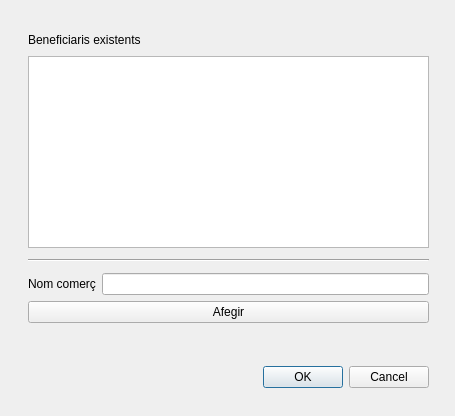
<?xml version="1.0" encoding="UTF-8"?>
<ui version="4.0">
 <class>dialog_beneficiaris</class>
 <widget class="QDialog" name="dialog_beneficiaris">
  <property name="geometry">
   <rect>
    <x>0</x>
    <y>0</y>
    <width>455</width>
    <height>416</height>
   </rect>
  </property>
  <property name="sizePolicy">
   <sizepolicy hsizetype="Fixed" vsizetype="Fixed">
    <horstretch>0</horstretch>
    <verstretch>0</verstretch>
   </sizepolicy>
  </property>
  <property name="minimumSize">
   <size>
    <width>455</width>
    <height>416</height>
   </size>
  </property>
  <property name="maximumSize">
   <size>
    <width>455</width>
    <height>416</height>
   </size>
  </property>
  <property name="windowTitle">
   <string>Dialog</string>
  </property>
  <widget class="QWidget" name="layoutWidget">
   <property name="geometry">
    <rect>
     <x>0</x>
     <y>0</y>
     <width>456</width>
     <height>417</height>
    </rect>
   </property>
   <layout class="QGridLayout" name="gridLayout_3">
    <item row="0" column="1">
     <spacer name="verticalSpacer_4">
      <property name="orientation">
       <enum>Qt::Vertical</enum>
      </property>
      <property name="sizeHint" stdset="0">
       <size>
        <width>398</width>
        <height>17</height>
       </size>
      </property>
     </spacer>
    </item>
    <item row="1" column="0">
     <spacer name="horizontalSpacer_2">
      <property name="orientation">
       <enum>Qt::Horizontal</enum>
      </property>
      <property name="sizeHint" stdset="0">
       <size>
        <width>17</width>
        <height>358</height>
       </size>
      </property>
     </spacer>
    </item>
    <item row="1" column="1">
     <layout class="QGridLayout" name="gridLayout_2">
      <item row="0" column="0">
       <layout class="QGridLayout" name="gridLayout">
        <item row="0" column="0" colspan="2">
         <widget class="QLabel" name="label">
          <property name="text">
           <string>Beneficiaris existents</string>
          </property>
         </widget>
        </item>
        <item row="0" column="2">
         <spacer name="horizontalSpacer">
          <property name="orientation">
           <enum>Qt::Horizontal</enum>
          </property>
          <property name="sizeHint" stdset="0">
           <size>
            <width>258</width>
            <height>20</height>
           </size>
          </property>
         </spacer>
        </item>
        <item row="1" column="0" colspan="3">
         <widget class="QTableWidget" name="tableWidget">
          <property name="sizePolicy">
           <sizepolicy hsizetype="Expanding" vsizetype="Fixed">
            <horstretch>0</horstretch>
            <verstretch>0</verstretch>
           </sizepolicy>
          </property>
         </widget>
        </item>
        <item row="2" column="0" colspan="3">
         <spacer name="verticalSpacer">
          <property name="orientation">
           <enum>Qt::Vertical</enum>
          </property>
          <property name="sizeHint" stdset="0">
           <size>
            <width>401</width>
            <height>5</height>
           </size>
          </property>
         </spacer>
        </item>
        <item row="3" column="0" colspan="3">
         <widget class="Line" name="line">
          <property name="orientation">
           <enum>Qt::Horizontal</enum>
          </property>
         </widget>
        </item>
        <item row="4" column="0" colspan="3">
         <spacer name="verticalSpacer_2">
          <property name="orientation">
           <enum>Qt::Vertical</enum>
          </property>
          <property name="sizeHint" stdset="0">
           <size>
            <width>401</width>
            <height>5</height>
           </size>
          </property>
         </spacer>
        </item>
        <item row="5" column="0">
         <widget class="QLabel" name="label_2">
          <property name="sizePolicy">
           <sizepolicy hsizetype="Fixed" vsizetype="Fixed">
            <horstretch>0</horstretch>
            <verstretch>0</verstretch>
           </sizepolicy>
          </property>
          <property name="text">
           <string>Nom comerç</string>
          </property>
         </widget>
        </item>
        <item row="5" column="1" colspan="2">
         <widget class="QLineEdit" name="lineEdit"/>
        </item>
        <item row="6" column="0" colspan="3">
         <widget class="QPushButton" name="pushButton">
          <property name="text">
           <string>Afegir</string>
          </property>
         </widget>
        </item>
       </layout>
      </item>
      <item row="1" column="0">
       <spacer name="verticalSpacer_3">
        <property name="orientation">
         <enum>Qt::Vertical</enum>
        </property>
        <property name="sizeHint" stdset="0">
         <size>
          <width>398</width>
          <height>17</height>
         </size>
        </property>
       </spacer>
      </item>
      <item row="2" column="0">
       <widget class="QDialogButtonBox" name="buttonBox">
        <property name="orientation">
         <enum>Qt::Horizontal</enum>
        </property>
        <property name="standardButtons">
         <set>QDialogButtonBox::Cancel|QDialogButtonBox::Ok</set>
        </property>
       </widget>
      </item>
     </layout>
    </item>
    <item row="1" column="2">
     <spacer name="horizontalSpacer_3">
      <property name="orientation">
       <enum>Qt::Horizontal</enum>
      </property>
      <property name="sizeHint" stdset="0">
       <size>
        <width>17</width>
        <height>358</height>
       </size>
      </property>
     </spacer>
    </item>
    <item row="2" column="1">
     <spacer name="verticalSpacer_5">
      <property name="orientation">
       <enum>Qt::Vertical</enum>
      </property>
      <property name="sizeHint" stdset="0">
       <size>
        <width>398</width>
        <height>17</height>
       </size>
      </property>
     </spacer>
    </item>
   </layout>
  </widget>
 </widget>
 <resources/>
 <connections>
  <connection>
   <sender>buttonBox</sender>
   <signal>accepted()</signal>
   <receiver>dialog_beneficiaris</receiver>
   <slot>accept()</slot>
   <hints>
    <hint type="sourcelabel">
     <x>248</x>
     <y>254</y>
    </hint>
    <hint type="destinationlabel">
     <x>157</x>
     <y>274</y>
    </hint>
   </hints>
  </connection>
  <connection>
   <sender>buttonBox</sender>
   <signal>rejected()</signal>
   <receiver>dialog_beneficiaris</receiver>
   <slot>reject()</slot>
   <hints>
    <hint type="sourcelabel">
     <x>316</x>
     <y>260</y>
    </hint>
    <hint type="destinationlabel">
     <x>286</x>
     <y>274</y>
    </hint>
   </hints>
  </connection>
 </connections>
</ui>
